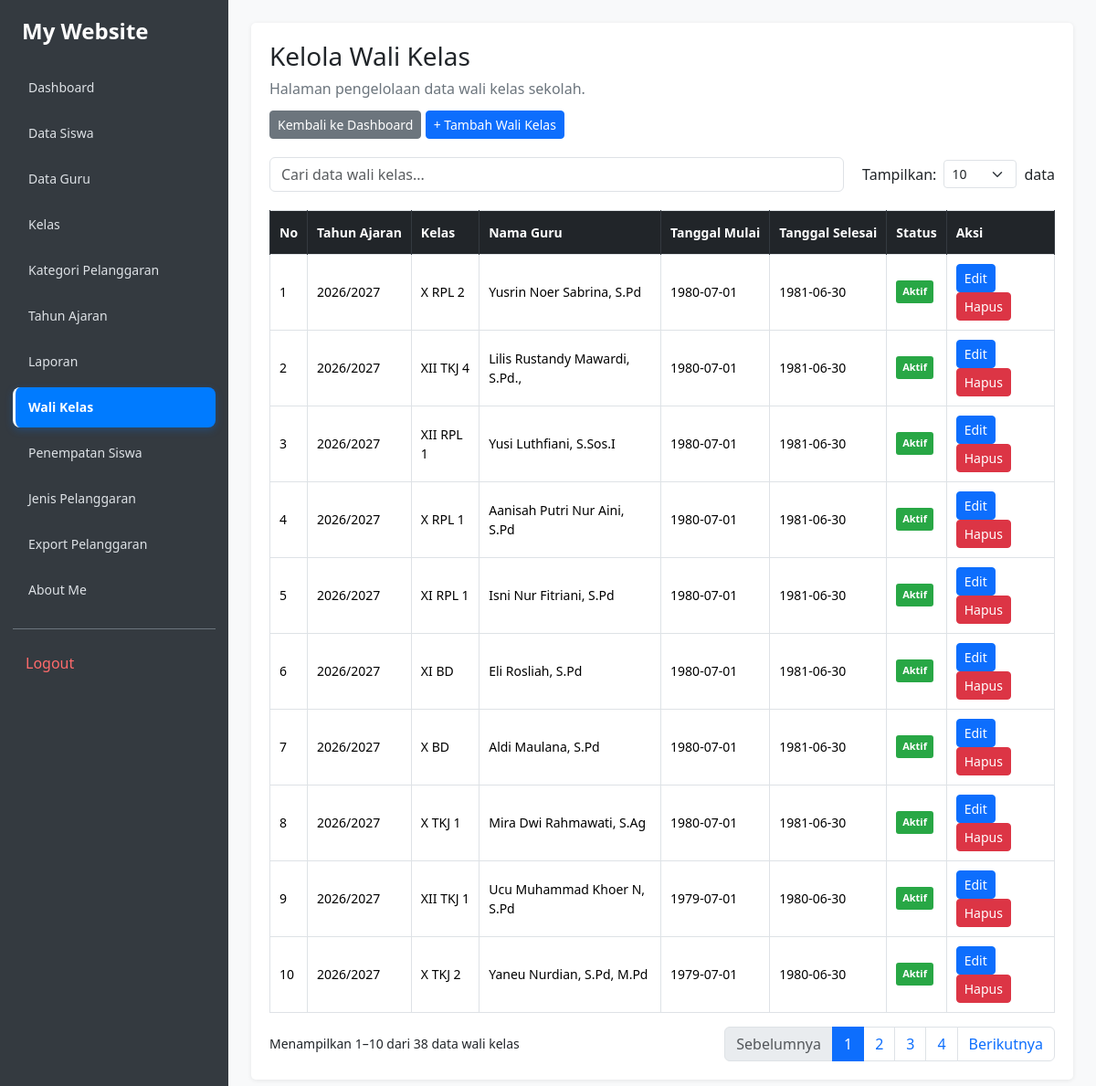
The app's page /kelola_wali_kelas.php (signed in) with its own data.
### tables this page shows
CREATE TABLE `t_wali_kelas` (
  `id` int(11) NOT NULL,
  `tahun_ajaran_id` int(11) NOT NULL,
  `kelas_id` int(11) NOT NULL,
  `guru_id` int(11) NOT NULL,
  `tanggal_mulai` date NOT NULL,
  `tanggal_selesai` date NOT NULL,
  `status_aktif` tinyint(1) NOT NULL,
  `created_at` timestamp NOT NULL DEFAULT current_timestamp(),
  `updated_at` timestamp NOT NULL DEFAULT current_timestamp()
);

CREATE TABLE `t_tahun_ajaran` (
  `id` int(11) NOT NULL,
  `nama` varchar(20) NOT NULL,
  `tanggal_mulai` date NOT NULL,
  `tanggal_selesai` date NOT NULL,
  `status_aktif` tinyint(1) NOT NULL,
  `created_at` timestamp NOT NULL DEFAULT current_timestamp(),
  `updated_at` timestamp NOT NULL DEFAULT current_timestamp()
);

CREATE TABLE `t_kelas` (
  `id` int(11) NOT NULL,
  `nama` varchar(100) NOT NULL,
  `tingkat` varchar(20) NOT NULL,
  `jurusan` varchar(100) NOT NULL,
  `status_aktif` tinyint(1) NOT NULL,
  `created_at` timestamp NOT NULL DEFAULT current_timestamp(),
  `updated_at` timestamp NOT NULL DEFAULT current_timestamp()
);

CREATE TABLE `t_guru` (
  `id` int(11) NOT NULL,
  `nip` varchar(30) NOT NULL,
  `nama` varchar(30) NOT NULL,
  `email` varchar(150) NOT NULL,
  `status_aktif` tinyint(1) NOT NULL,
  `user_id` int(11) NOT NULL,
  `created_at` timestamp NOT NULL DEFAULT current_timestamp(),
  `updated_at` timestamp NOT NULL DEFAULT current_timestamp()
);

### kelola_wali_kelas.php (the view, shortened to what this page needs)
<?php
include 'config/koneksi.php';
$sql = "
    SELECT
        wk.id,
        ta.nama AS tahun_ajaran,
        k.nama AS nama_kelas,
        g.nama AS nama_guru,
        wk.tanggal_mulai,
        wk.tanggal_selesai,
        wk.status_aktif
    FROM t_wali_kelas wk
    LEFT JOIN t_tahun_ajaran ta
        ON wk.tahun_ajaran_id = ta.id
    LEFT JOIN t_kelas k
        ON wk.kelas_id = k.id
    LEFT JOIN t_guru g
        ON wk.guru_id = g.id
    ORDER BY wk.id DESC
";
$query = mysqli_query($koneksi, $sql);
?>
<!DOCTYPE html>
<html lang="id">
<head>
    <link href="https://cdn.jsdelivr.net/npm/bootstrap@5.3.8/dist/css/bootstrap.min.css" rel="stylesheet">
</head>
<body>
<?php include 'includes/sidebar.php'; ?>
<main class="main-content">
    <div class="panel-konten">
        <h2>Kelola Wali Kelas</h2>
        <p class="deskripsi">
            Halaman pengelolaan data wali kelas sekolah.
        </p>
        <a href="dashboard.php" class="btn btn-secondary btn-sm">
            Kembali ke Dashboard
        </a>
        <a href="tambah_wali_kelas.php" class="btn btn-primary btn-sm">
            + Tambah Wali Kelas
        </a>
        <div class="toolbar">
            <input
                type="text"
                id="cariTabel"
                class="form-control"
                placeholder="Cari data wali kelas..."
            >
            <div class="jumlah-data">
                <label for="jumlahData" class="mb-0">Tampilkan:</label>
                <select id="jumlahData" class="form-select form-select-sm">
                    <option value="10" selected>10</option>
                </select>
                <span>data</span>
            </div>
        </div>
        <div class="table-responsive">
            <table id="tabelWaliKelas" class="table table-bordered">
                <thead>
                    <tr>
                        <th>No</th>
                        <th>Tahun Ajaran</th>
                        <th>Kelas</th>
                        <th>Nama Guru</th>
                        <th>Tanggal Mulai</th>
                        <th>Tanggal Selesai</th>
                        <th>Status</th>
                        <th>Aksi</th>
                    </tr>
                </thead>
                <tbody>
                    <?php
                    $no = 1;
                    if (mysqli_num_rows($query) > 0) {
                        while ($row = mysqli_fetch_assoc($query)) {
                    ?>
                        <tr>
                            <td><?= $no++ ?></td>
                            <td>
                                <?= htmlspecialchars($row['tahun_ajaran'] ?? '-') ?>
                            </td>
                            <td>
                                <?= htmlspecialchars($row['nama_kelas'] ?? '-') ?>
                            </td>
                            <td>
                                <?= htmlspecialchars($row['nama_guru'] ?? '-') ?>
                            </td>
                            <td>
                                <?= htmlspecialchars($row['tanggal_mulai'] ?? '-') ?>
                            </td>
                            <td>
                                <?= htmlspecialchars($row['tanggal_selesai'] ?? '-') ?>
                            </td>
                            <td>
                                <?php if ($row['status_aktif'] == 1) { ?>
                                    <span class="badge-status status-aktif">
                                        Aktif
                                    </span>
                                <?php } else { ?>
                                    <span class="badge-status status-nonaktif">
                                        Tidak Aktif
                                    </span>
                                <?php } ?>
                            </td>
                            <td>
                                <a
                                    href="edit_wali_kelas.php?id=<?= (int)$row['id'] ?>"
                                    class="btn btn-primary btn-sm"
                                >
                                    Edit
                                </a>
                                <a
                                    href="hapus_wali_kelas.php?id=<?= (int)$row['id'] ?>"
                                    class="btn btn-danger btn-sm"
                                    onclick="return confirm('Yakin ingin menghapus data wali kelas ini?')"
                                >
                                    Hapus
                                </a>
                            </td>
                        </tr>
                    <?php
                        }
                    } ?>
                </tbody>
            </table>
        </div>
        <div class="pagination-container">
            <small id="infoTabel"></small>
            <ul class="pagination" id="pagination"></ul>
        </div>
    </div>
</main>
</body>
</html>

### includes/sidebar.css (style rules this page uses)
body { background: #f8f9fa; margin: 0; }
.main-content { margin-left: 250px; padding: 25px; min-width: 0; box-sizing: border-box; }

### kelola_wali_kelas.php (style rules this page uses)
.panel-konten { background: #fff; padding: 20px; border-radius: 5px; box-shadow: 0 1px 5px rgba(0,0,0,0.08); }
.panel-konten h2 { font-size: 28px; margin-bottom: 6px; }
.deskripsi { color: #6c757d; margin-bottom: 12px; }
.toolbar { display: flex; align-items: center; justify-content: space-between; gap: 20px; margin: 20px 0; }
.toolbar input { max-width: 630px; }
.jumlah-data { display: flex; align-items: center; gap: 8px; white-space: nowrap; }
.jumlah-data select { width: 80px; }
.table-responsive { width: 100%; }
.table { margin-bottom: 15px; background: white; font-size: 14px; }
.table thead th { background: #212529; color: white; border-color: #343a40; vertical-align: middle; padding: 13px 10px; white-space: nowrap; }
.table tbody td { padding: 10px; vertical-align: middle; }
.badge-status { display: inline-block; padding: 4px 7px; border-radius: 3px; font-size: 11px; font-weight: bold; color: white; }
.status-aktif { background: #28a745; }
.pagination-container { display: flex; flex-wrap: wrap; align-items: center; justify-content: space-between; gap: 10px; }
.pagination { margin-bottom: 0; flex-wrap: wrap; }

### records on screen
t_wali_kelas: tahun_ajaran.nama "2026/2027", kelas.nama "X RPL 2", guru.nama "Yusrin Noer Sabrina, S.Pd", tanggal_mulai "1980-07-01", tanggal_selesai "1981-06-30", status_aktif "Aktif"
t_wali_kelas: tahun_ajaran.nama "2026/2027", kelas.nama "XII TKJ 4", guru.nama "Lilis Rustandy Mawardi, S.Pd.,", tanggal_mulai "1980-07-01", tanggal_selesai "1981-06-30", status_aktif "Aktif"
t_wali_kelas: tahun_ajaran.nama "2026/2027", kelas.nama "XII RPL 1", guru.nama "Yusi Luthfiani, S.Sos.I", tanggal_mulai "1980-07-01", tanggal_selesai "1981-06-30", status_aktif "Aktif"
t_wali_kelas: tahun_ajaran.nama "2026/2027", kelas.nama "X RPL 1", guru.nama "Aanisah Putri Nur Aini, S.Pd", tanggal_mulai "1980-07-01", tanggal_selesai "1981-06-30", status_aktif "Aktif"
t_wali_kelas: tahun_ajaran.nama "2026/2027", kelas.nama "XI RPL 1", guru.nama "Isni Nur Fitriani, S.Pd", tanggal_mulai "1980-07-01", tanggal_selesai "1981-06-30", status_aktif "Aktif"
t_wali_kelas: tahun_ajaran.nama "2026/2027", kelas.nama "XI BD", guru.nama "Eli Rosliah, S.Pd", tanggal_mulai "1980-07-01", tanggal_selesai "1981-06-30", status_aktif "Aktif"
t_wali_kelas: tahun_ajaran.nama "2026/2027", kelas.nama "X BD", guru.nama "Aldi Maulana, S.Pd", tanggal_mulai "1980-07-01", tanggal_selesai "1981-06-30", status_aktif "Aktif"
t_wali_kelas: tahun_ajaran.nama "2026/2027", kelas.nama "X TKJ 1", guru.nama "Mira Dwi Rahmawati, S.Ag", tanggal_mulai "1980-07-01", tanggal_selesai "1981-06-30", status_aktif "Aktif"
t_wali_kelas: tahun_ajaran.nama "2026/2027", kelas.nama "XII TKJ 1", guru.nama "Ucu Muhammad Khoer N, S.Pd", tanggal_mulai "1979-07-01", tanggal_selesai "1980-06-30", status_aktif "Aktif"
t_wali_kelas: tahun_ajaran.nama "2026/2027", kelas.nama "X TKJ 2", guru.nama "Yaneu Nurdian, S.Pd, M.Pd", tanggal_mulai "1979-07-01", tanggal_selesai "1980-06-30", status_aktif "Aktif"

### other values on screen
$item[0] "Dashboard"
$item[0] "Data Siswa"
$item[0] "Data Guru"
$item[0] "Kelas"
$item[0] "Kategori Pelanggaran"
$item[0] "Tahun Ajaran"
$item[0] "Laporan"
$item[0] "Wali Kelas"
$item[0] "Penempatan Siswa"
$item[0] "Jenis Pelanggaran"
$item[0] "Export Pelanggaran"
$item[0] "About Me"
